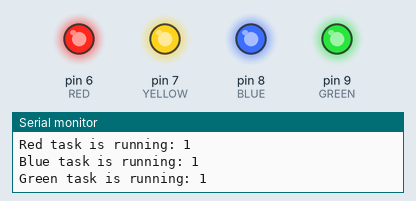
The sketch below on a simulated Arduino Uno, built with avr-gcc and run on an emulated ATmega328P. Shown: output pins drawn as LEDs (lit = HIGH), the last lines printed to the serial monitor.

Above: at 0.2 s.
At 1.7 s:
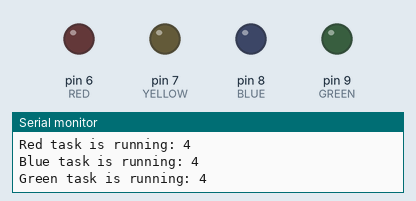
Timing chart, 0 to 3.0 s (numbered marks = the images above):
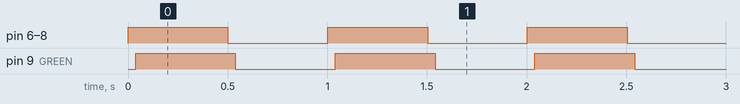

Measured:
- by itself, pin 6 (RED), pin 7 (YELLOW), pin 8 (BLUE), pin 9 (GREEN): alternates HIGH for 0.50 s and LOW for 0.50 s

The sketch:

RTOS_TASK_Priority_Change_getiing_R3.ino
```cpp
#include <Arduino_FreeRTOS.h>

#define RED    6
#define YELLOW   7
#define BLUE 8
#define GREEN  9

typedef int TaskProfiler;

TaskProfiler RedLEDProfiler;
TaskProfiler YellowLEDProfiler;
TaskProfiler BlueLEDProfiler;
TaskProfiler GreenLEDProfiler;

TaskHandle_t blue_Handle,red_Handle,yellow_Handle,green_Handle;

void setup()
{
  Serial.begin(9600);
  xTaskCreate(yellowLEDController,"Yellow Led",100,NULL,1,&yellow_Handle);// uwaga to są wskaźniki!!!
  // uwaga zadanie z najwyższym priorytetem jest na samej górze, bo program się gubi przez to
  xTaskCreate(redLEDController,"Red Led",100,NULL,1,&red_Handle); // to jest mój uchwyt
  xTaskCreate(blueLEDController,"Blue Led",100,NULL,1,&blue_Handle);
  xTaskCreate(greenLEDController,"Green Led",100,NULL,1,&green_Handle);
}

void loop(){}

void redLEDController(void *pvParameters)
{
  pinMode(RED, OUTPUT);
  while(1)
  {
    RedLEDProfiler++; // za każdym razem gdy to zadanie działa to ten profil jest zwiększany
    Serial.print("Red task is running: ");
    Serial.println(RedLEDProfiler);
    digitalWrite(RED, digitalRead(RED)^1);
    //vTaskPrioritySet(red_Handle,1);
    delay(500);
  }
}
void yellowLEDController(void *pvParameters)
{
  pinMode(YELLOW, OUTPUT);
  while(1)
  {
    YellowLEDProfiler++; // pokazuje nam ile razy dane zadanie było wykonane
    Serial.print("Yellow task is running: ");
    Serial.println(YellowLEDProfiler);
    digitalWrite(YELLOW, digitalRead(YELLOW)^1);
    //vTaskPrioritySet(yellow_Handle,2);
    //vTaskPrioritySet(NULL,2);
    delay(500);
  }
}
void blueLEDController(void *pvParameters)
{
  pinMode(BLUE, OUTPUT);
  while(1)
  {
    BlueLEDProfiler++;
    Serial.print("Blue task is running: ");
    Serial.println(BlueLEDProfiler);
    digitalWrite(BLUE, digitalRead(BLUE)^1);
    delay(500);
  }
}

void greenLEDController(void *pvParameters)
{
  pinMode(GREEN, OUTPUT);
  while(1)
  {
    GreenLEDProfiler++;
    Serial.print("Green task is running: ");
    Serial.println(GreenLEDProfiler);
    digitalWrite(GREEN, digitalRead(GREEN)^1);
    delay(500);
  }
}
```
